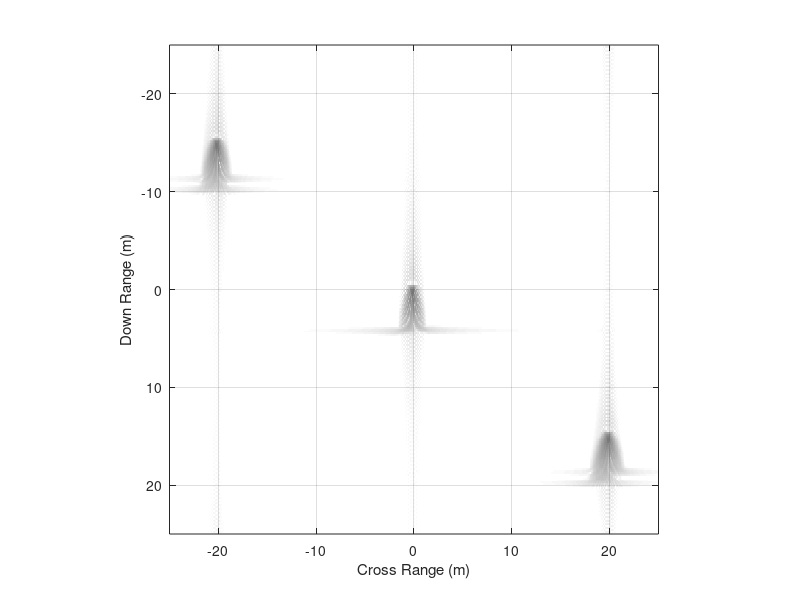

Recreate this plot in MATLAB.
%                        Figure18_3.m
%
%    Program to do Spotlight SAR using the rectangular format and
%    HRR for range compression.   
%
%                        13 June 2003
%                     Dr. Brian J. Smith

clear all;
%%%%%%%%% SAR Image Resolution %%%%
dr = .50;
da = .10;
% dr = 6*2.54/100;
% da = 6*2.54/100;

%%%%%%%%% Scatter Locations %%%%%%%
xn = [10000 10015 9985];  % Scatter Location, x-axis
yn = [0 -20 20];          % Scatter Location, y-axis
Num_Scatter = 3;          % Number of Scatters
Rnom = 10000;

%%%%%%%%% Radar Parameters %%%%%%%%
f_0 =   35.0e9;    % Lowest Freq. in the HRR Waveform
df =     3.0e6;    % Freq. step size for HRR, Hz
c =        3e8;    % Speed of light, m/s
Kr = 1.33;
Num_Pulse = 2^(round(log2(Kr*c/(2*dr*df))));
Lambda = c/(f_0 + Num_Pulse*df/2);

%%%%%%%%% Synthetic Array Parameters %%%%%%%
du = 0.2;
L = round(Kr*Lambda*Rnom/(2*da));
U = -(L/2):du:(L/2);
Num_du = length(U);

%%%%%%%%% This section generates the target returns %%%%%%
Num_U = round(L/du);
I_Temp = 0;
Q_Temp = 0;
for I = 1:Num_U
    for J = 1:Num_Pulse
        for K = 1:Num_Scatter
            Yr = yn(K) - ((I-1)*du - (L/2));
            Rt = sqrt(xn(K)^2 + Yr^2);
            F_ci = f_0 + (J -1)*df;
            PHI = -4*pi*Rt*F_ci/c;
            I_Temp = cos(PHI) + I_Temp;
            Q_Temp = sin(PHI) + Q_Temp;
        end;
        IQ_Raw(J,I) = I_Temp + i*Q_Temp;
        I_Temp = 0.0;
        Q_Temp = 0.0;
    end;
end;
%%%%%%%%%% End target return section %%%%%

%%%%%%%%%% Range Compression %%%%%%%%%%%%%
Num_RB = 2*Num_Pulse;
WR = hamming(Num_Pulse);
for I = 1:Num_U
    Range_Compressed(:,I) = fftshift(ifft(IQ_Raw(:,I).*WR,Num_RB));
end;

%%%%%%%%%% Focus Range Compressed Data %%%%
dn = (1:Num_U)*du - L/2;
PHI_Focus = -2*pi*(dn.^2)/(Lambda*xn(1));
for I = 1:Num_RB
    Temp = angle(Range_Compressed(I,:)) - PHI_Focus;
    Focused(I,:) = abs(Range_Compressed(I,:)).*exp(i*Temp);
end;
%Focused = Range_Compressed;

%%%%%%%%%% Azimuth Compression %%%%%%%%%%%%
WA = hamming(Num_U);
for I = 1:Num_RB
   AZ_Compressed(I,:) = fftshift(ifft(Focused(I,:).*WA'));
end;
 
SAR_Map = 10*log10(abs(AZ_Compressed));
Y_Temp = (1:Num_RB)*(c/(2*Num_RB*df));
Y = Y_Temp - max(Y_Temp)/2;
X_Temp = (1:length(IQ_Raw))*(Lambda*xn(1)/(2*L));
X = X_Temp - max(X_Temp)/2;

image(X,Y,20-SAR_Map);  % 18.3(a) 
%image(X,Y,5-SAR_Map);  % 18.3(b)
axis([-25 25 -25 25]); axis equal; colormap(gray(64));
xlabel('Cross Range (m)'); ylabel('Down Range (m)');
grid
%print -djpeg .jpg
